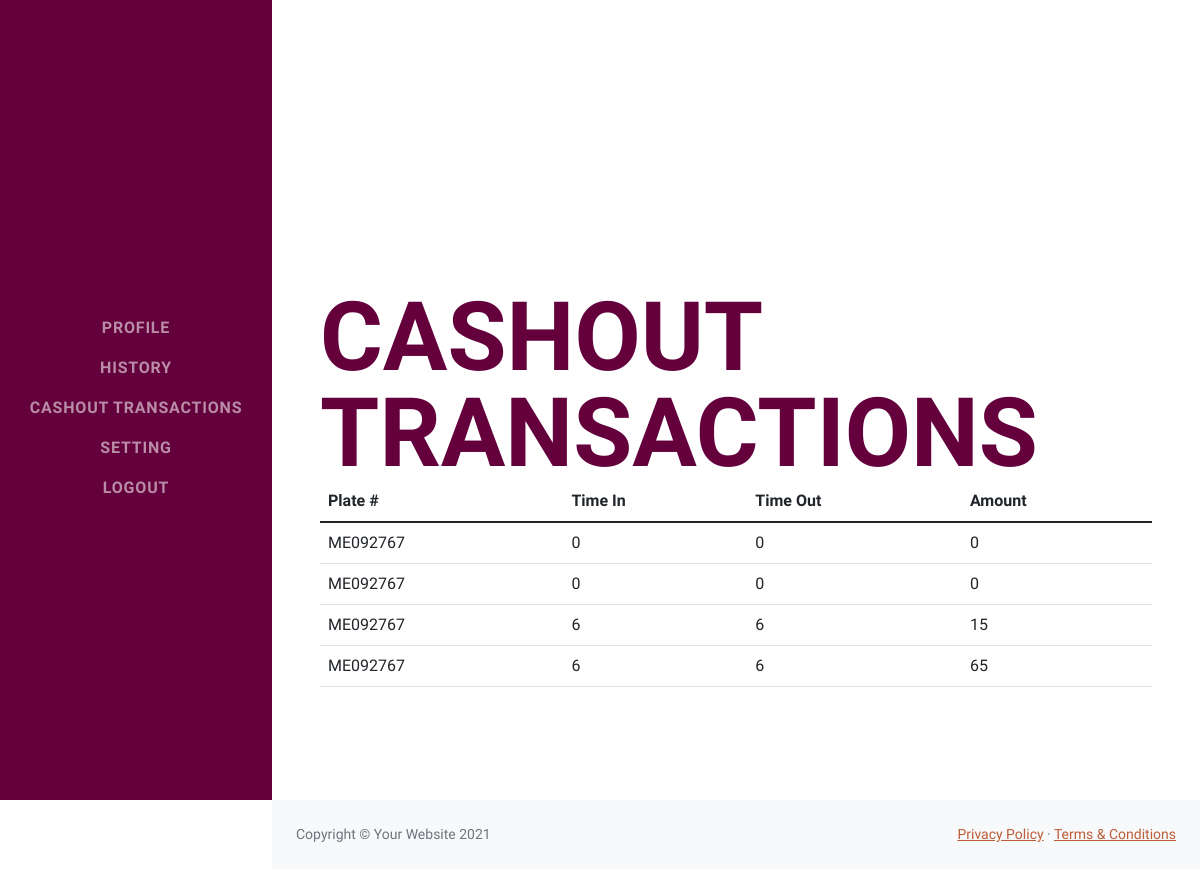
The page /RChistory.php (signed in) on the database its author committed.
### tables this page shows
CREATE TABLE `cashout_history` (
  `id` int(11) NOT NULL,
  `plate` text NOT NULL,
  `time_in` int(11) NOT NULL,
  `time_out` int(11) NOT NULL,
  `cashout` int(11) NOT NULL
);

### RChistory.php (the view, shortened to what this page needs)
<?php
require_once "check.php";
    $email = $_SESSION['email'];
    $sql = "SELECT * FROM userdata WHERE email='$email'";
    $result = mysqli_query($conn, $sql);
    $row = mysqli_fetch_assoc($result);
    $id = $row['id'];
    $get = mysqli_query($conn, "SELECT * FROM rider_info WHERE riders_id = '$id'");
    $sql1 = mysqli_fetch_assoc($get);
    $riderid = $sql1['plate'];
    $plate = mysqli_query($conn, "SELECT * FROM cashout_history WHERE plate = '$riderid'");
?>
<!DOCTYPE html>
<html lang="en">
    <head>
        <link href="css/rider.css" rel="stylesheet" />
    </head>
    <body id="page-top">
        <nav class="navbar navbar-expand-lg navbar-dark bg-primary fixed-top" id="sideNav">
            <a class="navbar-brand js-scroll-trigger" href="#page-top">
            </a>
            <div class="collapse navbar-collapse" id="navbarResponsive">
                <ul class="navbar-nav">
                    <li class="nav-item"><a class="nav-link js-scroll-trigger" href="Rider.php">Profile</a></li>
                    <li class="nav-item"><a class="nav-link js-scroll-trigger" href="Rhistory.php">History</a></li>
                    <li class="nav-item"><a class="nav-link js-scroll-trigger" href="RChistory.php">Cashout Transactions</a></li>
                    <li class="nav-item"><a class="nav-link js-scroll-trigger" href="Rsetting.php">Setting</a></li>
                    <li class="nav-item"><a class="nav-link js-scroll-trigger" href="logout.php">Logout</a></li>
                </ul>
            </div>
        </nav>
        <div class="container-fluid p-0">
            <form action="history.php" methos="POST">
            <section class="resume-section" id="about">
                <div class="resume-section-content">
                    <h1 class="mb-0" name="history" id="history">
                       <br><br>
                        <span class="text-primary">Cashout Transactions</span>
                    </h1>
                            <table class="table table-stripped">
                                <thead class="thead-dark">
                                    <tr>
                                    <th scope="col">Plate #</th>
                                    <th scope="col">Time In</th>
                                    <th scope="col">Time Out</th>
                                    <th scope="col">Amount</th>
                                    </tr>
                                </thead>
                                <tbody>
                                <?php
                                            while($row = $plate->fetch_assoc()){
                                                ?>
                                    <tr>
                                    <td><?php echo $row['plate'];?></td>
                                    <td><?php echo $row['time_in'];?></td>
                                    <td><?php echo $row['time_out'];?></td>
                                    <td><?php echo $row['cashout'];?></td>
                                    </tr>
                                            <?php
                                                    }
                                                    ?>
                                    </tbody>
                                                </table>
            </section>
            </form>
        </div>
        <footer class="py-4 bg-light mt-auto">
                    <div class="container-fluid px-4">
                        <div class="d-flex align-items-center justify-content-between small">
                            <div class="text-muted">Copyright &copy; Your Website 2021</div>
                            <div>
                                <a href="#">Privacy Policy</a>
                                &middot;
                                <a href="#">Terms &amp; Conditions</a>
                            </div>
                        </div>
                    </div>
                </footer>
    </body>
</html>

### rows shown on the page
cashout_history: plate "ME092767", time_in "0", time_out "0", cashout "0"
cashout_history: plate "ME092767", time_in "0", time_out "0", cashout "0"
cashout_history: plate "ME092767", time_in "6", time_out "6", cashout "15"
cashout_history: plate "ME092767", time_in "6", time_out "6", cashout "65"
